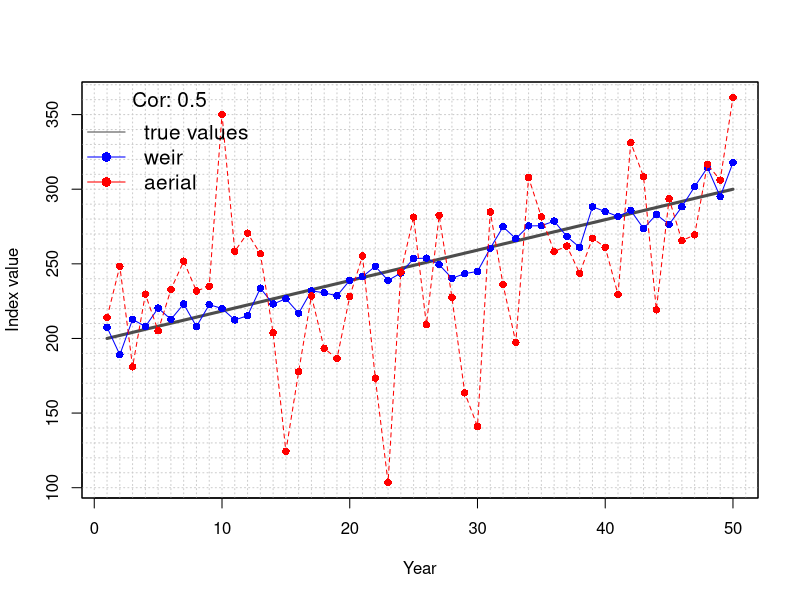

Write R code to recreate this figure.


# variables: weir and aerial survey standard
# deviations, the correlation between the surveys
# and the number of samples
# 


###SOME TEST NUIMBERS


sd_weir <- 10
sd_aerial <- 50
cor_wa <- 0.5
n <- 50



library(mvtnorm)

# get the covariance matrix
crmat <- matrix(c(1,cor_wa,cor_wa,1), nrow=2, ncol=2)
sds <- c(sd_weir, sd_aerial)
cvmat <- crmat
cvmat <- crmat * prod(sds)
diag(cvmat) <- sds^2

# the mean values
x0 <- matrix(rep(seq(200, 300, length.out=n),2), ncol=2)

# get the deviations from the mean
x1 <- rmvnorm(n, mean=c(0, 0), sigma=cvmat)

# new trend for the indices
x2 <- x1 + x0

# graph paper setup
hl <- seq(100, 400, 10)
vl <- seq(-10, n+0.1*n, 1)

# plot the true mean and the deviations
# for both the surveys
plot(x0[,1], type='n', ylim=range(x0,x2),
     xlab='Year', ylab='Index value')
abline(h=hl, v=vl, lty=3, col='gray80')
lines(x0[,1], type='l', ylim=range(x0,x2),
      lwd=3, col='gray30')
matplot(x2, type='o', add=TRUE, pch=16,
        col=c('blue', 'red'))
box()

legend('topleft', pch=c(NA, 16, 16), lty=1,
       col=c('gray30', 'blue', 'red'),
       legend=c('true values', 'weir', 'aerial'),
       bty='n', cex=1.25, title=paste('Cor:', cor_wa))


# correlation of deviations
print(cor(x1))

# observed correlation with trend
print(cor(x2))






